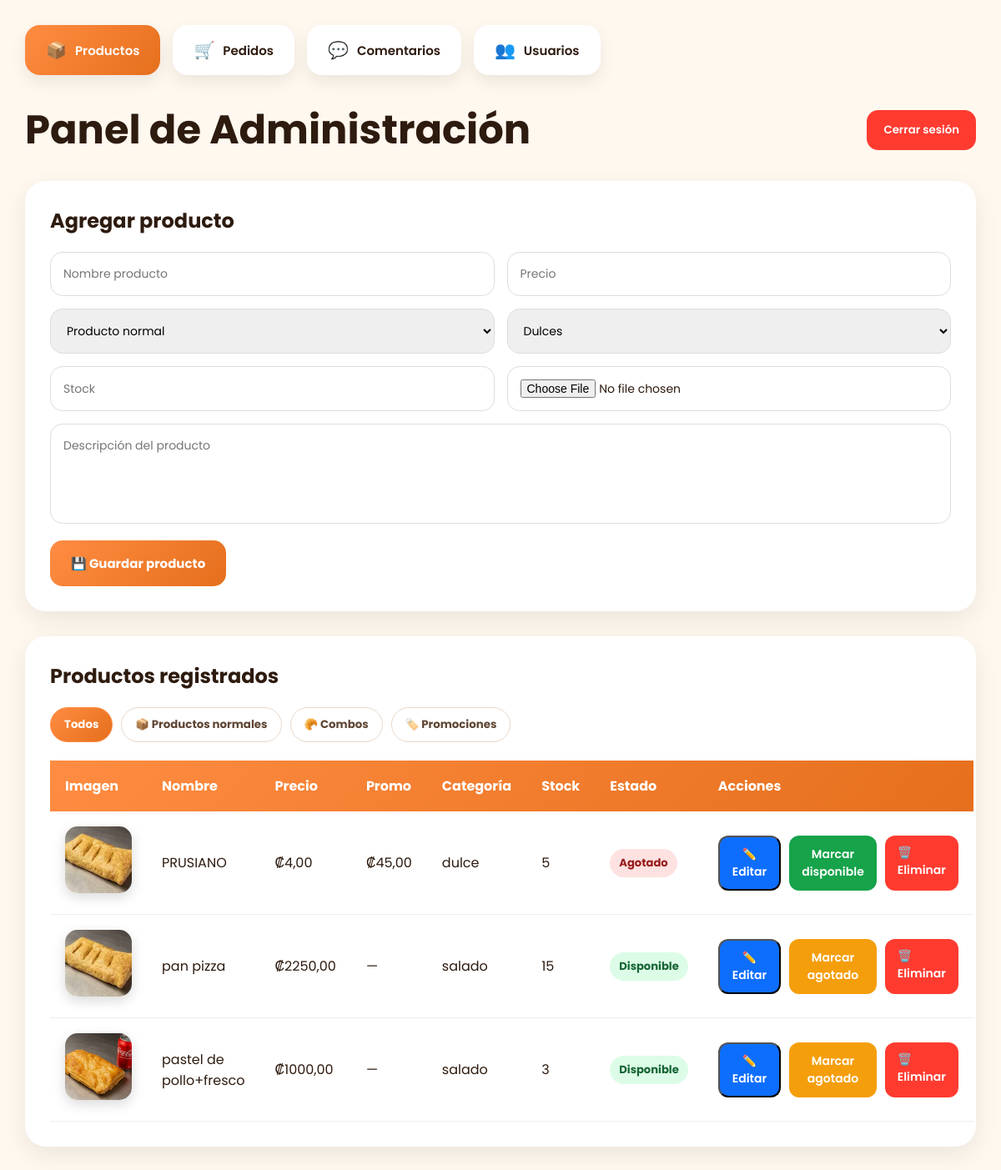
The app's page /admin-productos/ (signed in) with its own data.
### productos/models.py (models this page shows, shortened)
class Producto(models.Model):
    nombre = models.CharField(max_length=100)
    precio = models.DecimalField(
        max_digits=10,
        decimal_places=2
    )
    descripcion = models.TextField()
    categoria = models.CharField(
        max_length=20,
        choices=[
            ("dulce", "Dulces"),
            ("salado", "Salados"),
        ]
    )
    stock = models.IntegerField()
    imagen = models.ImageField(
        upload_to='productos/'
    )
    activo = models.BooleanField(
        default=True
    )
    agotado = models.BooleanField(
        default=False
    )
    en_promocion = models.BooleanField(
        default=False
    )
    precio_promocional = models.DecimalField(
        max_digits=10,
        decimal_places=2,
        blank=True,
        null=True
    )
    es_combo = models.BooleanField(
        default=False
    )
    opciones_bebida = models.CharField(
        max_length=250,
        blank=True
    )
    etiqueta_destacado = models.CharField(
        max_length=40,
        blank=True
    )
    destacado_desde = models.DateTimeField(
        blank=True,
        null=True
    )
    destacado_hasta = models.DateTimeField(
        blank=True,
        null=True
    )

### productos/views.py (the view, shortened to what this page needs)
@login_required
def admin_productos(request):
    productos = Producto.objects.all()
    pedidos = Pedido.objects.prefetch_related(
        "detallepedido_set"
    ).order_by("-fecha")
    sugerencias = Sugerencia.objects.all()
    return render(
        request,
        'admin.html',
        {
            'productos': productos,
            'pedidos': pedidos,
            'sugerencias': sugerencias,
            'usuarios': (
                obtener_usuarios_panel()
                if request.user.is_superuser else []
            )
        }
    )

### pedidos/models.py (called while the page is built)
    @property
    def total(self):
        return sum(
            detalle.precio * detalle.cantidad
            for detalle in self.detallepedido_set.all()
        )

### productos/views.py (called while the page is built)
def obtener_usuarios_panel():
    usuarios = User.objects.prefetch_related("groups").order_by("username")
    for usuario in usuarios:
        usuario.rol_panel = (
            "Administrador"
            if usuario.is_superuser
            else "Operario"
        )
    return usuarios

### templates/admin.html (shortened to what this page needs)
{% load static %}
<!DOCTYPE html>
<html lang="es">
<head>
    <link rel="stylesheet" href="{% static 'css/admin.css' %}">
</head>
<body>
    <div class="admin-tabs">
        <button class="tab-btn active" data-tab="productos"
            onclick="mostrarTab('productos', this); filtrarTipoProducto('todos')">
            <span>📦</span>
            Productos
        </button>
        <button class="tab-btn" data-tab="pedidos"
            onclick="mostrarTab('pedidos', this)">
            <span>🛒</span>
            Pedidos
        </button>
        <button class="tab-btn" data-tab="sugerencias"
            onclick="mostrarTab('sugerencias', this)">
            <span>💬</span>
            Comentarios
        </button>
        {% if request.user.is_superuser %}
        <button class="tab-btn" data-tab="usuarios"
            onclick="mostrarTab('usuarios', this)">
            <span>👥</span>
            Usuarios
        </button>
        {% endif %}
    </div>
    <header>
        <h1>
            Panel de Administración
        </h1>
        <a href="{% url 'logout_admin' %}"> <button onclick="logout()">
                Cerrar sesión
            </button></a>
    </header>
    <div id="tab-productos">
        <div class="admin-form">
            <h2>Agregar producto</h2>
            <form method="POST" enctype="multipart/form-data">
                <div class="form-grid">
                    <input type="text" name="nombre" placeholder="Nombre producto" required>
                    <input type="number" name="precio" placeholder="Precio" required>
                    <select name="tipo_publicacion" id="tipoPublicacion"
                        onchange="actualizarConstructor('crear')">
                        <option value="producto">Producto normal</option>
                    </select>
                    <select name="categoria">
                        <option value="dulce">Dulces</option>
                    </select>
                    <input type="number" name="stock" placeholder="Stock" required>
                    <input type="file" name="imagen" class="file-input" required>
                    <textarea class="full" name="descripcion" placeholder="Descripción del producto"
                        required></textarea>
                </div>
                <button type="submit" class="btn-save">
                    💾 Guardar producto
                </button>
            </form>
        </div>
        <div class="admin-products">
            <h2>Productos registrados</h2>
            <div class="filtros-tipo-producto">
                <button type="button" class="filtro-tipo active"
                    onclick="filtrarTipoProducto('todos', this)">
                    Todos
                </button>
                <button type="button" class="filtro-tipo"
                    onclick="filtrarTipoProducto('producto', this)">
                    📦 Productos normales
                </button>
                <button type="button" class="filtro-tipo"
                    onclick="filtrarTipoProducto('combo', this)">
                    🥐 Combos
                </button>
                <button type="button" class="filtro-tipo"
                    onclick="filtrarTipoProducto('promocion', this)">
                    🏷️ Promociones
                </button>
            </div>
            <table class="productos-table">
                <thead>
                    <tr>
                        <th>Imagen</th>
                        <th>Nombre</th>
                        <th>Precio</th>
                        <th>Promo</th>
                        <th>Categoría</th>
                        <th>Stock</th>
                        <th>Estado</th>
                        <th>Acciones</th>
                    </tr>
                </thead>
                <tbody>
                    {% for p in productos %}
                    <tr class="fila-producto-admin"
                        data-tipo="{% if p.es_combo %}combo{% elif p.en_promocion %}promocion{% else %}producto{% endif %}">
                        <td>
                            <img src="{{ p.imagen.url }}" class="table-img" alt="{{ p.nombre }}">
                        </td>
                        <td>{{ p.nombre }}</td>
                        <td>₡{{ p.precio }}</td>
                        <td>
                            {% if p.en_promocion and p.precio_promocional %}
                                ₡{{ p.precio_promocional }}
                            {% else %}
                                —
                            {% endif %}
                        </td>
                        <td>{{ p.categoria }}</td>
                        <td>{{ p.stock }}</td>
                        <td>
                            <span class="estado-producto {% if p.agotado %}agotado{% else %}disponible{% endif %}">
                                {% if p.agotado %}Agotado{% else %}Disponible{% endif %}
                            </span>
                        </td>
                        <td>
                            <div class="acciones">
                            <button type="button" class="btn-edit"
                                onclick="abrirModal(
                                    '{{ p.id }}',
                                    '{{ p.nombre|escapejs }}',
                                    '{{ p.precio|stringformat:"f" }}',
                                    '{{ p.descripcion|escapejs }}',
                                    '{{ p.categoria }}',
                                    '{{ p.stock }}',
                                    '{{ p.imagen.url }}',
                                    '{{ p.en_promocion|yesno:"true,false" }}',
                                    '{% if p.precio_promocional %}{{ p.precio_promocional|stringformat:"f" }}{% endif %}',
                                    '{{ p.es_combo|yesno:"true,false" }}',
                                    '{{ p.opciones_bebida|escapejs }}',
                                    '{{ p.etiqueta_destacado|escapejs }}',
                                    '{{ p.destacado_desde|date:"Y-m-d\TH:i" }}',
                                    '{{ p.destacado_hasta|date:"Y-m-d\TH:i" }}'
                                )">
                                    ✏️ Editar
                                </button>
                                <button type="button"
                                    class="btn-stock {% if p.agotado %}btn-disponible{% endif %}"
                                    onclick="cambiarEstadoAgotado('{{ p.id }}', {{ p.agotado|yesno:'true,false' }})">
                                    {% if p.agotado %}Marcar disponible{% else %}Marcar agotado{% endif %}
                                </button>
                                <a href="{% url 'eliminar_producto' p.id %}"
                                    class="btn-delete"
                                    data-swal-confirm
                                    data-swal-title="¿Eliminar este producto?"
                                    data-swal-text="Esta acción no se puede deshacer."
                                    data-swal-button="Sí, eliminar">
                                    🗑️ Eliminar
                                </a>
                            </div>
                        </td>
                    </tr>
                    {% empty %}
                    <tr>
                        <td colspan="8">
                            No hay productos registrados.
                        </td>
                    </tr>
                    {% endfor %}
                </tbody>
            </table>
        </div>
    </div>
</body>
</html>

### static/css/admin.css (style rules this page uses)
* { margin: 0; padding: 0; box-sizing: border-box; font-family: 'Poppins', sans-serif; }
body { background: #fff8ef; color: #2e1b0f; padding: 30px; }
.admin-tabs { display: flex; gap: 15px; margin-bottom: 30px; flex-wrap: wrap; }
.tab-btn { display: flex; align-items: center; gap: 10px; padding: 15px 25px; border: none; border-radius: 18px; background: white; color: #2e1b0f; font-size: 15px; font-weight: 600; cursor: pointer; box-shadow: 0 8px 20px rgba(0, 0, 0, .08); transition: .3s; }
.tab-btn span { font-size: 20px; }
.tab-btn.active { background: linear-gradient(135deg, #ff8c42, #e56f1c); color: white; }
header { display: flex; justify-content: space-between; align-items: center; margin-bottom: 25px; }
header h1 { font-size: 3rem; font-weight: 700; }
header button { border: none; padding: 14px 20px; border-radius: 14px; background: #ff3b30; color: white; font-weight: 600; cursor: pointer; }
.admin-form { background: white; width: min(100%, 1400px); padding: clamp(18px, 2.5vw, 30px); border-radius: 25px; box-shadow: 0 10px 30px rgba(0, 0, 0, .08); margin: 0 auto 30px; }
.admin-form h2 { margin-bottom: 20px; }
.form-grid { display: grid; grid-template-columns: repeat(auto-fit, minmax(min(100%, 230px), 1fr)); gap: 15px; }
.form-grid input, .form-grid select, .form-grid textarea { width: 100%; padding: 15px; border: 1px solid #ddd; border-radius: 15px; outline: none; font-size: 14px; }
.form-grid textarea { resize: none; min-height: 120px; }
.full { grid-column: 1/-1; }
.file-input { padding: 12px; }
.btn-save { margin-top: 20px; border: none; padding: 16px 25px; border-radius: 15px; background: linear-gradient(135deg, #ff8c42, #e56f1c); color: white; font-size: 15px; font-weight: 700; cursor: pointer; transition: .3s; }
.admin-products { background: white; padding: 30px; border-radius: 25px; box-shadow: 0 10px 30px rgba(0, 0, 0, .08); }
.admin-products h2 { margin-bottom: 20px; }
.productos-table { width: 100%; border-collapse: collapse; }
.productos-table thead { background: linear-gradient(135deg, #ff8c42, #e56f1c); color: white; }
.productos-table th { padding: 18px; text-align: left; }
.productos-table td { padding: 18px; border-bottom: 1px solid #eee; vertical-align: middle; }
.productos-table tbody tr { transition: .25s; }
.table-img { width: 80px; height: 80px; border-radius: 15px; object-fit: cover; box-shadow: 0 5px 15px rgba(0, 0, 0, .15); }
.acciones { display: flex; gap: 10px; }
.btn-edit { background: #0d6efd; color: white; padding: 10px 15px; border-radius: 12px; text-decoration: none; font-size: 14px; font-weight: 600; }
.btn-delete { background: #ff3b30; color: white; padding: 10px 15px; border-radius: 12px; text-decoration: none; font-size: 14px; font-weight: 600; }
.btn-stock { background: #f59e0b; border: 0; color: white; padding: 10px 15px; border-radius: 12px; font: inherit; font-size: 14px; font-weight: 600; cursor: pointer; }
.btn-stock.btn-disponible { background: #16a34a; }
.estado-producto { display: inline-flex; padding: 7px 11px; border-radius: 999px; font-size: .82rem; font-weight: 700; }
.estado-producto.disponible { background: #dcfce7; color: #166534; }
.estado-producto.agotado { background: #fee2e2; color: #991b1b; }
.filtros-tipo-producto { display:flex; gap:10px; flex-wrap:wrap; margin:18px 0 22px; }
.filtro-tipo { border:1px solid #ead8ca; border-radius:999px; padding:10px 16px; background:white; color:#5f4635; font-weight:700; cursor:pointer; transition:.2s; }
.filtro-tipo.active { border-color:#ff8c42; background:linear-gradient(135deg,#ff8c42,#e56f1c); color:white; }
@media (max-width:1200px) { .form-grid { grid-template-columns: repeat(2, 1fr); } }

### records on screen
Producto: imagen (picture), nombre "PRUSIANO", precio "4,00", precio_promocional "45,00", categoria "dulce", stock "5", agotado "Agotado"
Producto: imagen (picture), nombre "pan pizza", precio "2250,00", categoria "salado", stock "15", agotado "Disponible"
Producto: imagen (picture), nombre "pastel de pollo+fresco", precio "1000,00", categoria "salado", stock "3", agotado "Disponible"
